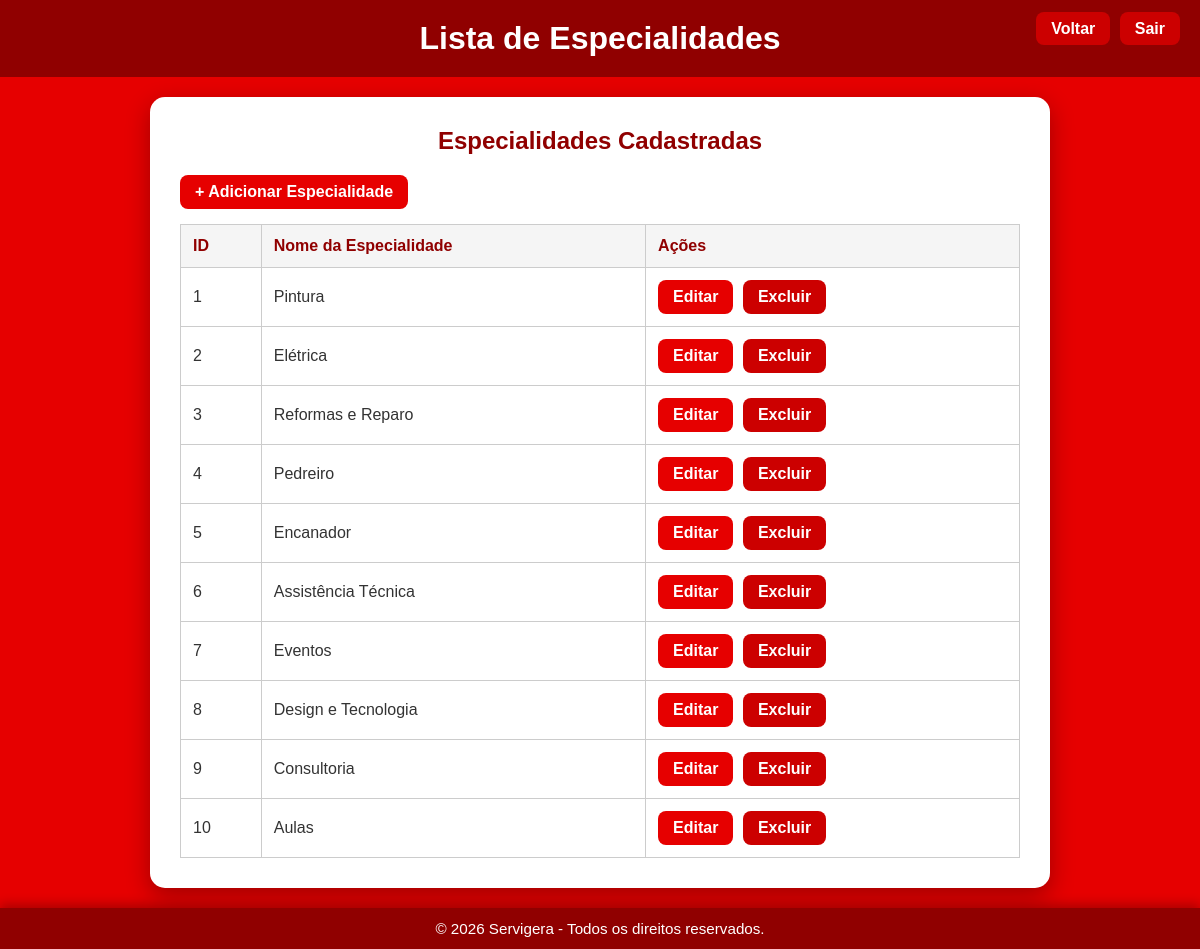
Screenshot of /arquivos/especialidades_lista.php (signed in) with the database file from the repository.
### tables this page shows
CREATE TABLE `especialidades` (
  `IDespecialidade` int(11) NOT NULL,
  `nome` varchar(100) NOT NULL
);

### arquivos/especialidades_lista.php (the view, shortened to what this page needs)
<?php
include("conexao.php");
$result = mysqli_query($id, "SELECT IDespecialidade, nome FROM especialidades ORDER BY IDespecialidade ASC");
?>
<!DOCTYPE html>
<html lang="pt-br">
<head>
</head>
<body>
  <header>
    <h1>Lista de Especialidades</h1>
    <nav>
      <a class="voltar" href="admin_home.php">Voltar</a>
      <a class="logout" href="logout.php">Sair</a>
    </nav>
  </header>
  <main>
    <div class="container">
      <h2>Especialidades Cadastradas</h2>
      <a class="btn" href="especialidades_add.php" style="margin-bottom: 15px; display: inline-block;">
        + Adicionar Especialidade
      </a>
      <table>
        <tr>
          <th>ID</th>
          <th>Nome da Especialidade</th>
          <th>Ações</th>
        </tr>
        <?php while ($esp = mysqli_fetch_assoc($result)) { ?>
          <tr>
            <td><?php echo $esp['IDespecialidade']; ?></td>
            <td><?php echo htmlspecialchars($esp['nome']); ?></td>
            <td>
              <a class="btn" href="especialidades_edit.php?id=<?php echo $esp['IDespecialidade']; ?>">Editar</a>
              <a class="btn"
                href="especialidades_delete.php?id=<?php echo $esp['IDespecialidade']; ?>"
                onclick="return confirm('Tem certeza que deseja excluir esta especialidade?')"
                style="background:#cc0000;">
                Excluir
              </a>
            </td>
          </tr>
        <?php } ?>
      </table>
    </div>
  </main>
  <footer>
    &copy; <?= date('Y'); ?> Servigera - Todos os direitos reservados.
  </footer>
</body>
</html>

### arquivos/especialidades_lista.php (style rules this page uses)
* { box-sizing: border-box; margin: 0; padding: 0; }
html, body { height: 100%; font-family: Arial, sans-serif; background: #e60000 url("../fundo.png") no-repeat center center fixed; background-size: cover; color: #333; display: flex; flex-direction: column; }
header { background-color: #900000; color: #fff; padding: 20px; text-align: center; position: relative; }
header h1 { margin: 0; }
header nav { position: absolute; top: 20px; right: 20px; }
header nav a.logout, header nav a.voltar { color: #fff; background-color: #cc0000; padding: 8px 15px; border-radius: 8px; text-decoration: none; font-weight: bold; margin-left: 5px; }
main { flex: 1; padding: 20px; display: flex; justify-content: center; }
.container { background-color: #fff; padding: 30px; border-radius: 15px; box-shadow: 0 8px 25px rgba(0, 0, 0, 0.3); max-width: 900px; width: 100%; overflow-x: auto; }
h2 { color: #900000; margin-bottom: 20px; text-align: center; }
table { width: 100%; border-collapse: collapse; min-width: 700px; }
table th, table td { border: 1px solid #ccc; padding: 12px; text-align: left; }
table th { background-color: #f5f5f5; color: #900000; }
a.btn { display: inline-block; padding: 8px 15px; background-color: #e60000; color: #fff; text-decoration: none; border-radius: 8px; font-weight: bold; transition: 0.3s; margin-right: 5px; }
footer { background-color: #900000; color: #fff; padding: 12px; text-align: center; font-size: 0.95rem; box-shadow: 0 -4px 10px rgba(0, 0, 0, 0.25); }

### rows the page displays
especialidades: IDespecialidade "1", nome "Pintura"
especialidades: IDespecialidade "2", nome "Elétrica"
especialidades: IDespecialidade "3", nome "Reformas e Reparo"
especialidades: IDespecialidade "4", nome "Pedreiro"
especialidades: IDespecialidade "5", nome "Encanador"
especialidades: IDespecialidade "6", nome "Assistência Técnica"
especialidades: IDespecialidade "7", nome "Eventos"
especialidades: IDespecialidade "8", nome "Design e Tecnologia"
especialidades: IDespecialidade "9", nome "Consultoria"
especialidades: IDespecialidade "10", nome "Aulas"
